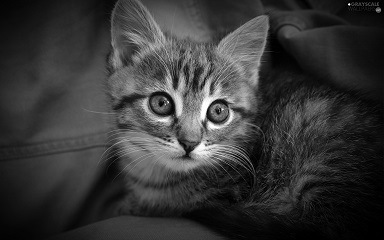
#> input picture kitten.jpg, 384 x 240 px
$ python kmeans.py
#> lines starting #> are read from the running program, lines starting #| are printed output that depends on the picture
from PIL import Image
import random
import numpy
from sklearn.cluster import KMeans
from IPython.display import display

im = Image.open('kitten.jpg').convert('RGB')
#> im is the input picture: PIL image 384x240 RGB; min 0, max 255, mean 54.6
display(im)
k = 4  # number of clusters
r, g, b = im.getchannel(0), im.getchannel(
    1), im.getchannel(2)  # Split into 3 channels

rm = numpy.array(r)
gm = numpy.array(g)
bm = numpy.array(b)


def totuple(a):
    try:
        return tuple(totuple(i) for i in a)
    except TypeError:
        return a


def kmeans(m, k):
#> called with k = 4
    c = []  # new color palette of length k
    p = []  # number of pixels that belong to n th color
    for i in range(0, k):  # init
        c.append((255*(i))/(k-1))
        p.append(1)

    a = m.flatten().astype(int)
    for i in a:
        closest = 50000  # arbitrary value to find max
        closest_index = 0
        for j in range(0, k):
            if int(abs(i - c[j])) < closest:
                closest = int(abs(i - c[j]))
                closest_index = j
        c[closest_index] = (
            c[closest_index]*p[closest_index] + i) / (p[closest_index]+1)  # update palette value
        p[closest_index] += 1
#> this loop made 92160 passes
#> i on passes 1 to 3: 2, 3, 4
#> after the loop, c = [19.8, 57.45, 102.1, 160.3]; p = [41238, 30068, 14754, 6104]

    return totuple(c)


rf = kmeans(rm, k)  # new palette (R1, R2, .... Rk)
#> rf = (19.8, 57.45, 102.1, 160.3)
gf = kmeans(gm, k)  # new palette (G1, G2, .... Gk)
#> the loop in kmeans (call 2), `for i in a:` made 92160 passes
#> gf = (19.8, 57.45, 102.1, 160.3)
bf = kmeans(bm, k)  # new palette (B1, B2, .... Bk)
#> bf = (19.8, 57.45, 102.1, 160.3)

#instead of log255 =8 bits per channel, we can use logk bits per channel, per pixel

# for each pixel find and assign the closest new color from its channel palette

for i in range(im.width):
    for j in range(im.height):
        for p in range(k):
            l = (i, j)
            pixel = im.getpixel(l)
            # print(pixel)
            closest = 5000
            ind = 0
            for z in range(k):
                if abs(pixel[0]-rf[z]) < closest:
                    closest = abs(pixel[0]-rf[z])
                    ind = z
            newredvalue = int(rf[ind])
            closest = 5000
            ind = 0
            for z in range(k):
                if abs(pixel[1]-gf[z]) < closest:
                    closest = abs(pixel[1]-gf[z])
                    ind = z
            newgreenvalue = int(gf[ind])
            closest = 5000
            ind = 0
            for z in range(k):
                if abs(pixel[2]-bf[z]) < closest:
                    closest = abs(pixel[2]-bf[z])
                    ind = z
            newbluevalue = int(bf[ind])
            im.putpixel((i, j), (newredvalue, newgreenvalue, newbluevalue))
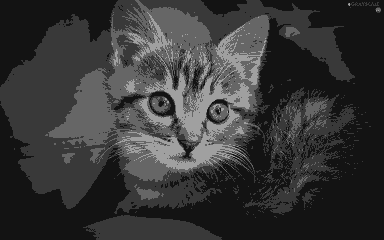
#> im: PIL image 384x240 RGB; min 19, max 160, mean 54.8

im.save('compressed_kitten.png')

$ run again, with boun_4.jpg copied over kitten.jpg
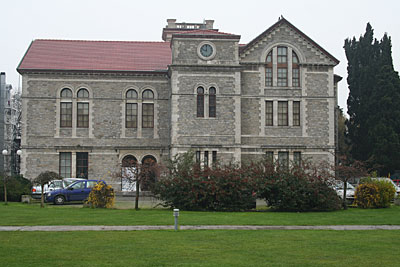
#> input picture boun_4.jpg, 400 x 267 px
#> im is the input picture: PIL image 400x267 RGB; mean R, G, B 118, 122, 107.1
#> `r, g, b = im.getchannel(0), im.getchannel( 1), im.getchannel(2)`:
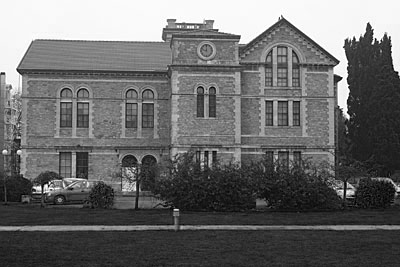
#> b: PIL image 400x267 L; min 0, max 255, mean 107.1
#> the loop in kmeans, `for i in a:` made 106800 passes
#> i on passes 1 to 3: 235, 235, 235
#> after the loop in kmeans, `for i in a:`: c = [54.69, 106.1, 157.2, 238.9]; p = [34998, 38109, 17180, 16517]
#> rf = (54.69, 106.1, 157.2, 238.9)
#> the loop in kmeans (call 2), `for i in a:` made 106800 passes
#> i on passes 1 to 3: 242, 242, 242
#> gf = (54.11, 113.6, 160.4, 243.5)
#> bf = (48.71, 117.2, 158, 247.8)
#> after the loop `for i in range(im.width):`:
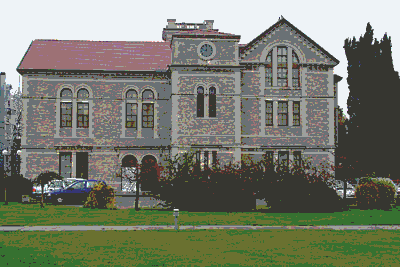
#> im: PIL image 400x267 RGB; mean R, G, B 120.2, 124.1, 109.2

$ run again, with flower.jpg copied over kitten.jpg
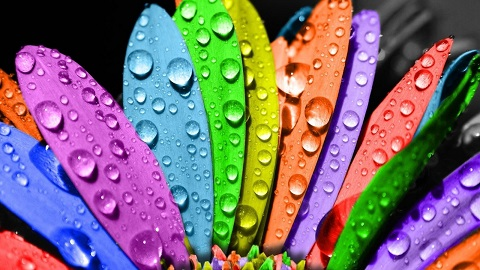
#> input picture flower.jpg, 480 x 270 px
#> im is the input picture: PIL image 480x270 RGB; mean R, G, B 125.3, 108.7, 113.8
#> `r, g, b = im.getchannel(0), im.getchannel( 1), im.getchannel(2)`:
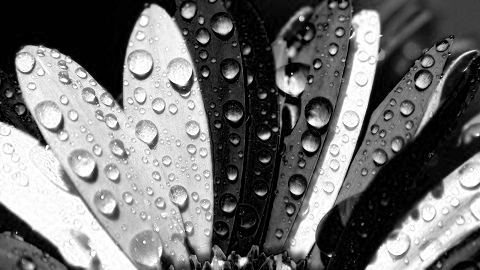
#> b: PIL image 480x270 L; min 0, max 255, mean 113.8
#> after the loop in kmeans, `for i in a:`: c = [14.02, 87.89, 175.7, 238.4]; p = [31526, 38655, 28204, 31219]
#> rf = (14.02, 87.89, 175.7, 238.4)
#> gf = (13.09, 85.24, 154.2, 224.3)
#> bf = (7.77, 59.77, 125.9, 225.6)
#> after the loop `for i in range(im.width):`:
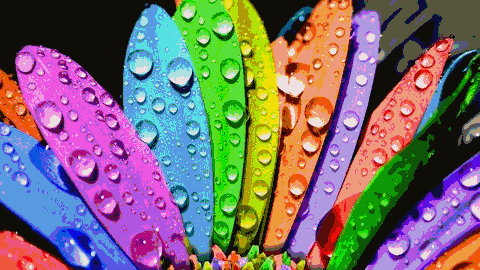
#> im: PIL image 480x270 RGB; mean R, G, B 123.3, 109.4, 111.8
